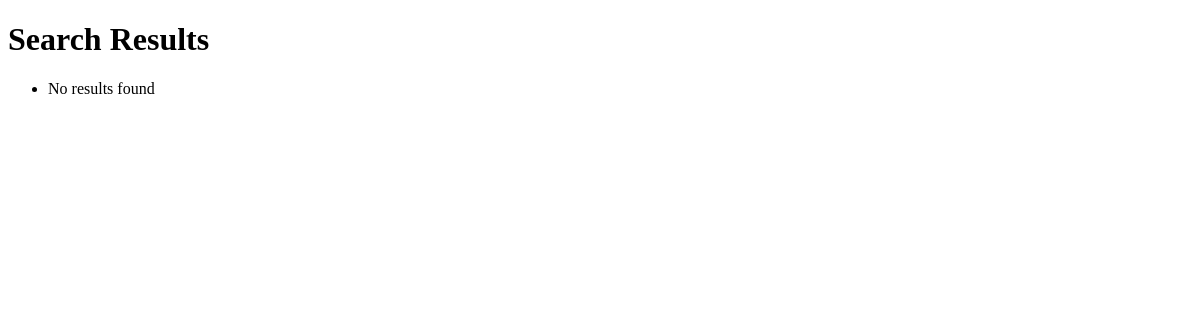
Before: /search with the older database file.
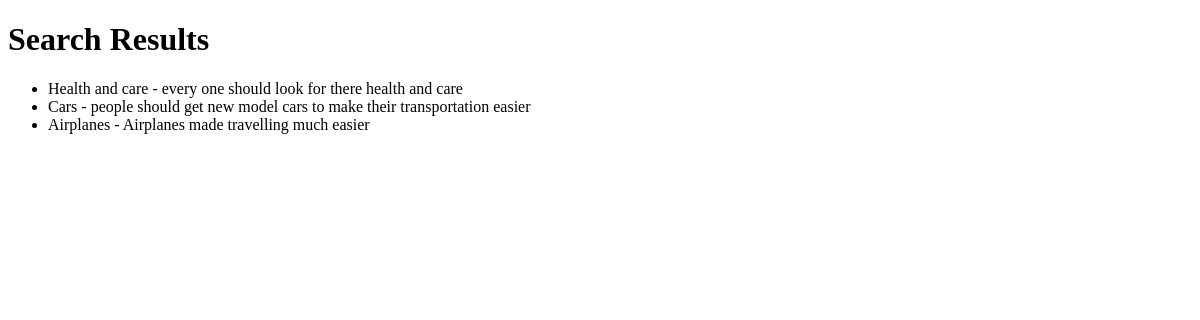
After: the same page with the newer database file.
### tables this page shows
CREATE TABLE posts (
            id INTEGER PRIMARY KEY AUTOINCREMENT,
            author_id INTEGER NOT NULL,
            title TEXT NOT NULL,
            content TEXT NOT NULL,
            likes INTEGER DEFAULT 0,     
            created_at TIMESTAMP DEFAULT CURRENT_TIMESTAMP,
            file_url TEXT,
            FOREIGN KEY (author_id) REFERENCES users(id)
        );

### project.py (the view)
@app.route('/search', methods=['GET'])
def search_posts():
    query = request.args.get('query', '')
    posts = db.search_posts(query)
    return render_template('search_results.html', posts=posts)

### db.py (called while the page is built)
def get_db_connection():
    conn = sqlite3.connect('project.db')
    conn.row_factory = sqlite3.Row
    return conn

def search_posts(query):
    conn = get_db_connection()
    posts = conn.execute('SELECT * FROM posts WHERE title LIKE ? OR content LIKE ?', ('%' + query + '%', '%' + query + '%')).fetchall()
    conn.close()
    return posts

### templates/search_results.html (shortened to what this page needs)
<!doctype html>
<html>
<head>
</head>
<body>
    <h1>Search Results</h1>
    <ul>
        {% for post in posts %}
        <li>{{ post.title }} - {{ post.content }}</li>
        {% else %}
        <li>No results found</li>
        {% endfor %}
    </ul>
</body>
</html>

Changed rows visible on the page:
added posts: title "Health and care", content "every one should look for there health and care"
added posts: title "Cars", content "people should get new model cars to make their transportation easier"
added posts: title "Airplanes", content "Airplanes made travelling much easier"
Other visible differences:
text no longer shown: "No results found"
